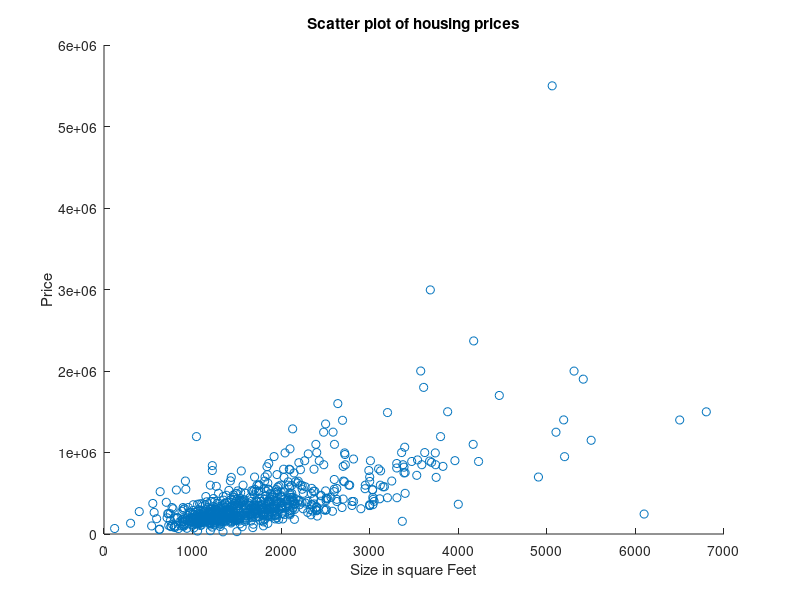
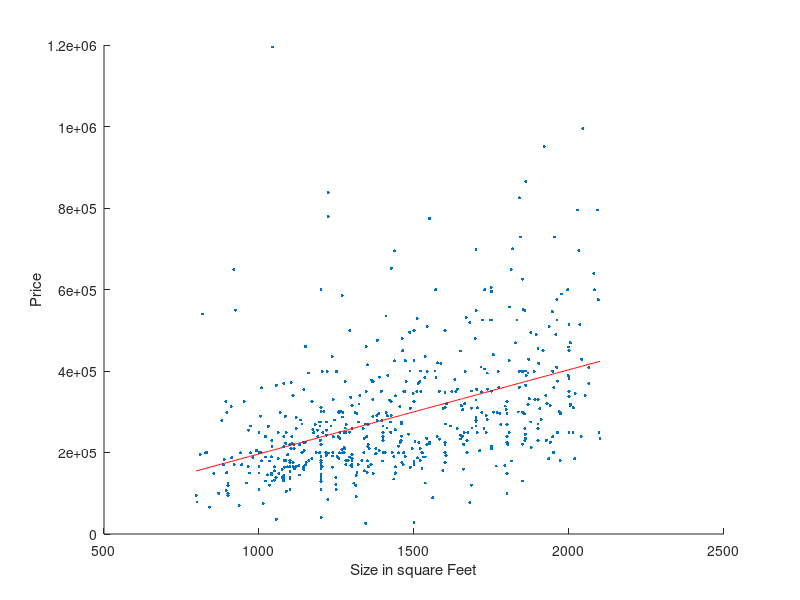

Recreate these plots in MATLAB, in order.
clear all; close all;
X=dlmread('housing_price_data.dat');
F=sortrows([X(:,5) X(:,2)]);
figure; scatter(F(:,1), F(:,2));
title('Scatter plot of housing prices');
xlabel('Size in square Feet');
ylabel('Price');
F=F(25:600,:);
X=F(:,1);
normalize = max(X)-min(X);
X = X/normalize;
X = [repmat(ones,length(F),1) X]; % = [1 X]
% size X is 576x2
y=F(:,2);



for i = 1:576
    w_ols=(pinv(X'*X))*(X'*y);
    yhat=(w_ols(1)*X(:,1)+(w_ols(2)*X(:,2)));
end



figure; hold off; scatter(X(:,2)*normalize,y, 50, '.'); hold; plot(X(:,2)*normalize,yhat,'r'); xlabel('Size in square Feet'); ylabel('Price'); 